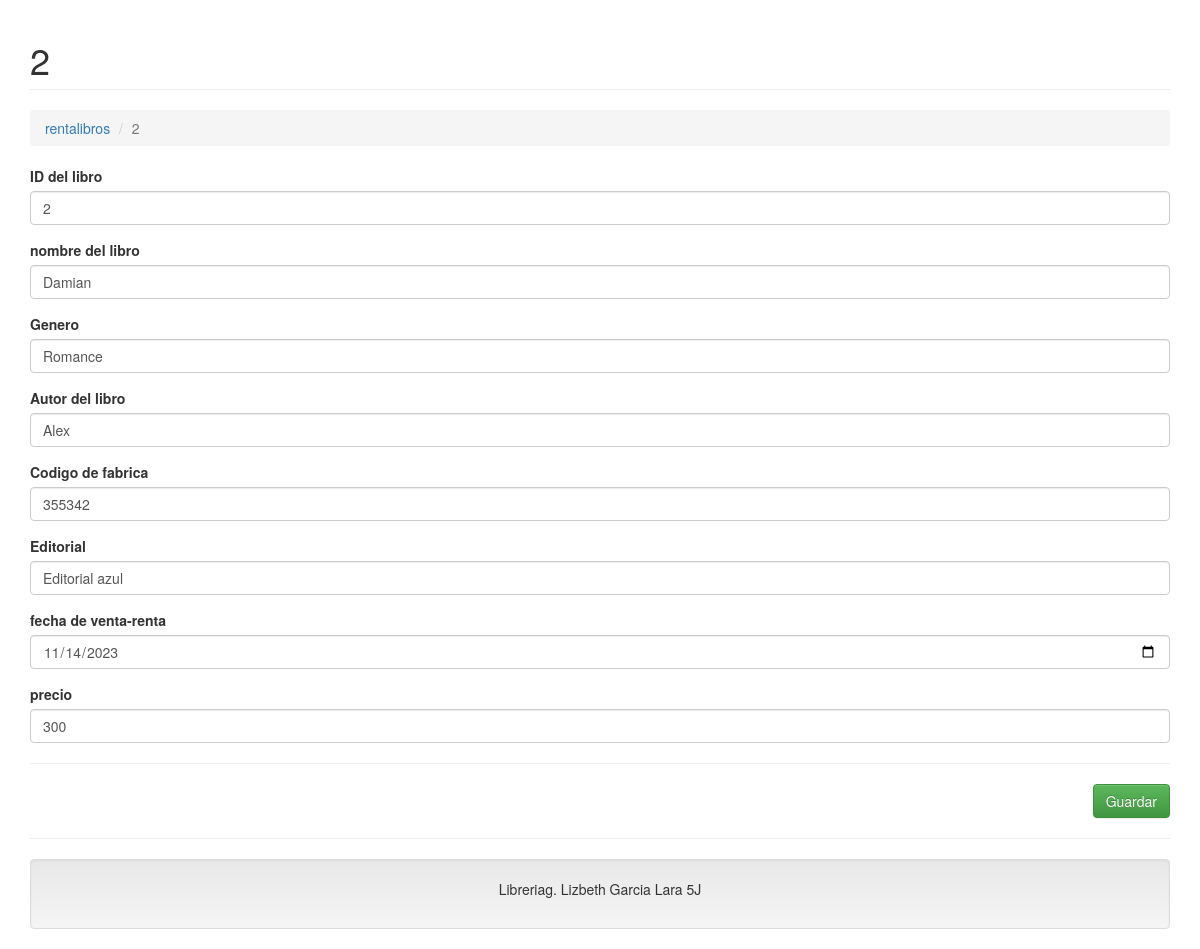
Screenshot of /?c=rentalibros&a=Crud&id=3 with the database file from the repository.
### tables this page shows
CREATE TABLE `tbl_libro` (
  `id` int(11) NOT NULL,
  `id_libro` varchar(50) NOT NULL,
  `nombre_libro` varchar(50) NOT NULL,
  `genero` varchar(50) NOT NULL,
  `autor_libro` varchar(50) NOT NULL,
  `codigo_fabrica` int(20) NOT NULL,
  `editorial` varchar(50) NOT NULL,
  `fecha_venta_renta` date NOT NULL,
  `precio` double(10,2) NOT NULL
);

### Controller/rentalibros.controller.php (called while the page is built, shortened)
<?php
require_once 'Model/rentalibros.php';
class rentalibrosController{
    private $model;
    public function __CONSTRUCT(){
        $this->model = new rentalibros();
    }
    public function Crud(){
        $alm = new rentalibros();
        if(isset($_REQUEST['id'])){
            $alm = $this->model->getting($_REQUEST['id']);
        }
        require_once 'View/header.php';
        require_once 'View/rentalibros-editar.php';
        require_once 'View/footer.php';
    }
}

### Model/conexion.php (called while the page is built)
<?php
class Conexion
{
    public static function StartUp()
    {
        $pdo = new PDO('mysql:host=localhost;dbname=bd_libreriag;charset=utf8', 'root', '');
        $pdo->setAttribute(PDO::ATTR_ERRMODE, PDO::ERRMODE_EXCEPTION);
        return $pdo;
    }
}
?>

### Model/rentalibros.php (called while the page is built, shortened)
<?php
class rentalibros
{
	private $pdo;
	public function __CONSTRUCT()
	{
		try
		{
			$this->pdo = Conexion::StartUp();
		}
		catch(Exception $e)
		{
			die($e->getMessage());
		}
	}
	public function getting($id)
	{
		try
		{
			$stm = $this->pdo
			          ->prepare("SELECT * FROM tbl_libro WHERE id = ?");
			$stm->execute(array($id));
			return $stm->fetch(PDO::FETCH_OBJ);
		} catch (Exception $e)
		{
			die($e->getMessage());
		}
	}
}
?>

### View/rentalibros-editar.php (the view, shortened to what this page needs)
<h1 class="page-header">
    <?php echo $alm->id != null ? $alm->id_libro : 'Nuevo Registro'; ?>
</h1>
<ol class="breadcrumb">
  <li><a href="?c=rentalibros">rentalibros</a></li>
  <li class="active"><?php echo $alm->id != null ? $alm->id_libro : 'Nuevo Registro'; ?></li>
</ol>
<form action="?c=rentalibros&a=Guardar" method="post" enctype="multipart/form-data">
    <div class="form-group">
        <label>ID del libro</label>
        <input type="text" name="id_libro" value="<?php echo $alm->id_libro; ?>" class="form-control" placeholder="Ingrese el ID del libro" data-validacion-tipo="requerido|min:3" />
    </div>
    <div class="form-group">
        <label>nombre del libro</label>
        <input type="text" name="nombre_libro" value="<?php echo $alm->nombre_libro; ?>" class="form-control" placeholder="Ingrese el nombre del libro" />
    </div>
    <div class="form-group">
        <label>Genero</label>
        <input type="text" name="genero" value="<?php echo $alm->genero; ?>" class="form-control" placeholder="Ingrese  el genero" data-validacion-tipo="requerido|date" />
    </div>
    <div class="form-group">
        <label>Autor del libro</label>
        <input type="text" name="autor_libro" value="<?php echo $alm->autor_libro; ?>" class="form-control" placeholder="Ingrese el genero" />
    </div>
    <div class="form-group">
        <label>Codigo de fabrica</label>
        <input type="text" name="codigo_fabrica" value="<?php echo $alm->codigo_fabrica; ?>" class="form-control" placeholder="Ingrese elcodigo de fabrica" data-validacion-tipo="requerido|min:1" />
    </div>
    <div class="form-group">
        <label>Editorial</label>
        <input type="text" name="editorial" value="<?php echo $alm->editorial; ?>" class="form-control" placeholder="Ingrese la editorial" />
    </div>
    <div class="form-group">
        <label>fecha de venta-renta</label>
        <input type="date" name="fecha_venta_renta" value="<?php echo $alm->fecha_venta_renta; ?>" class="form-control" placeholder="" />
    </div>
    <div class="form-group">
        <label>precio</label>
        <input type="text" name="precio" value="<?php echo $alm->precio; ?>" class="form-control" placeholder="Ingrese su precio" data-validacion-tipo="requerido|min:3" />
    </div>
    <hr />
    <div class="text-right">
        <button class="btn btn-success">Guardar</button>
    </div>
</form>

### rows the page displays
tbl_libro: id_libro "2", nombre_libro "Damian", genero "Romance", autor_libro "Alex", codigo_fabrica "355342", editorial "Editorial azul", fecha_venta_renta "11/14/2023", precio "300"
